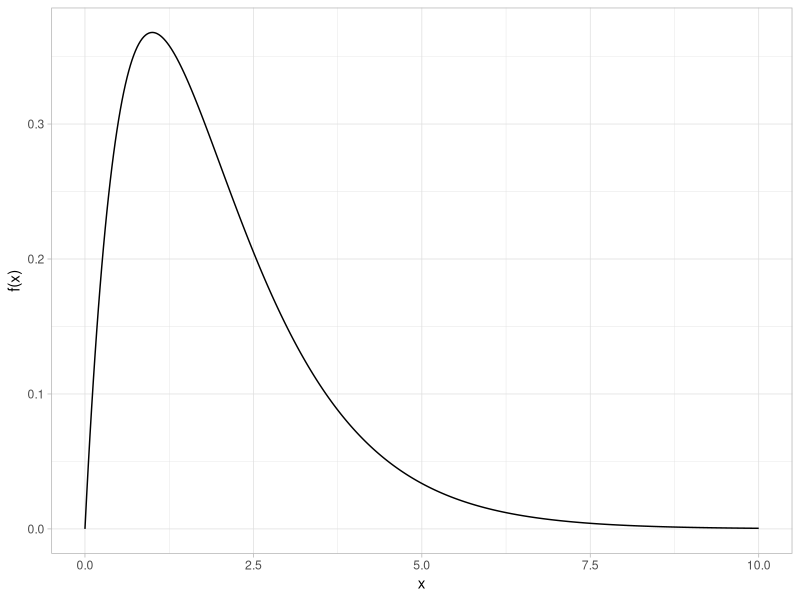
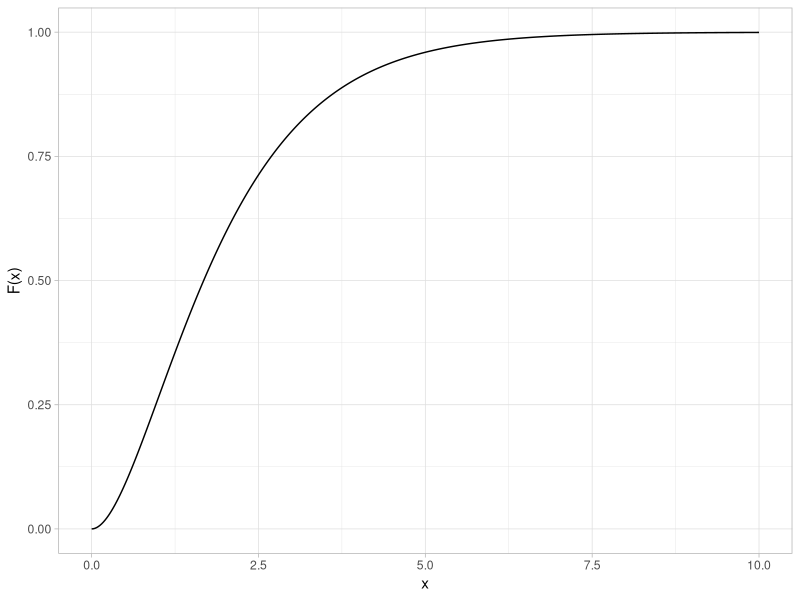
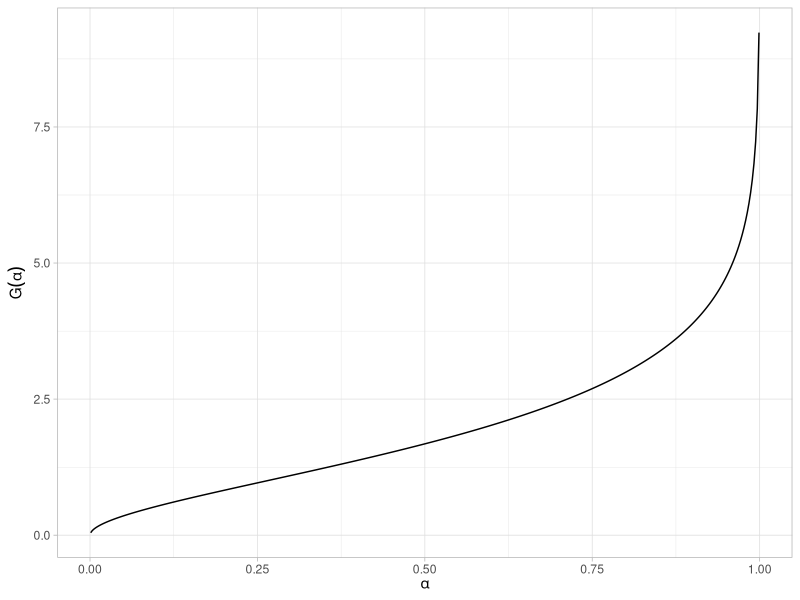
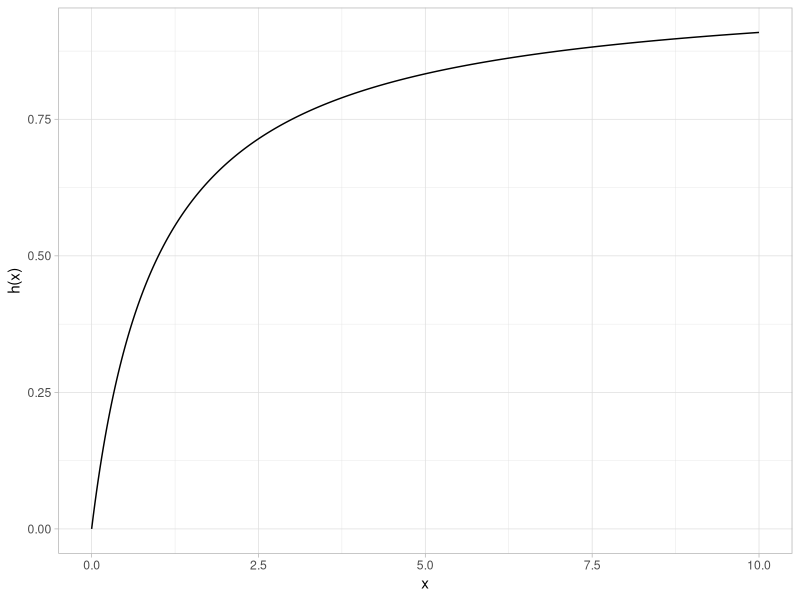
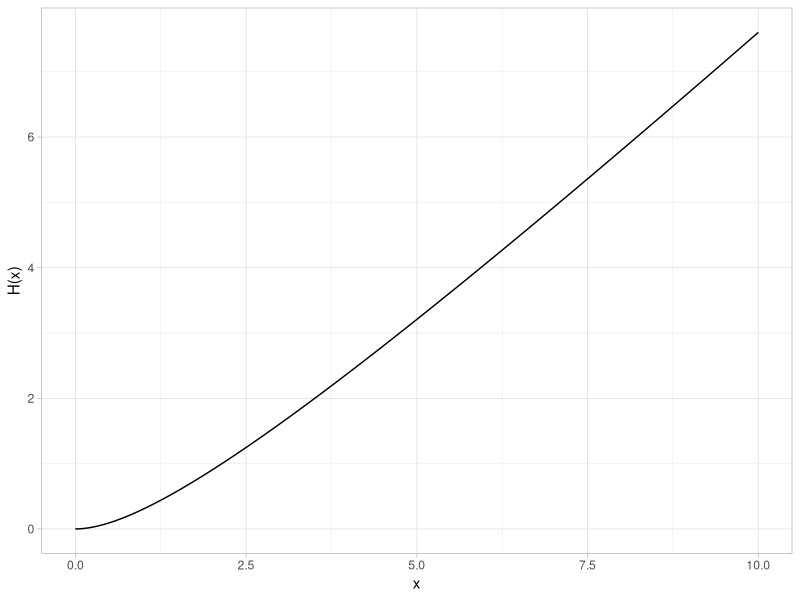
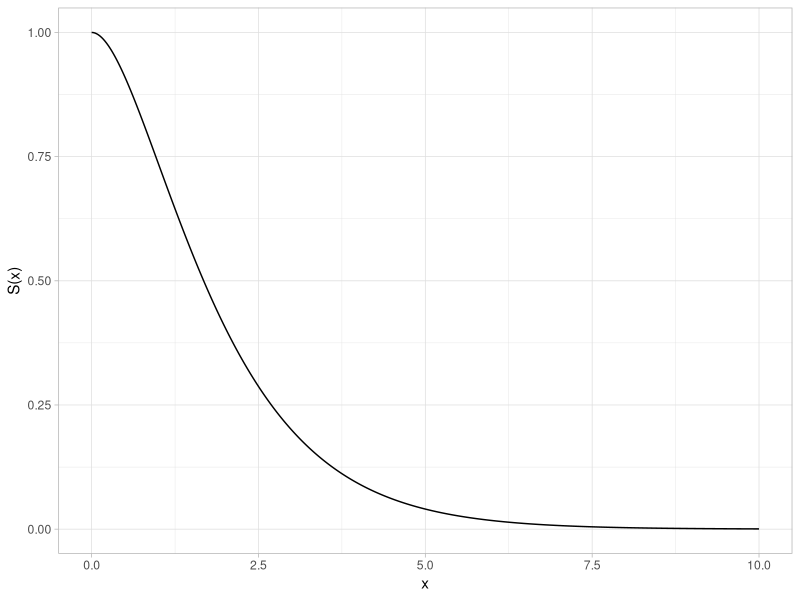
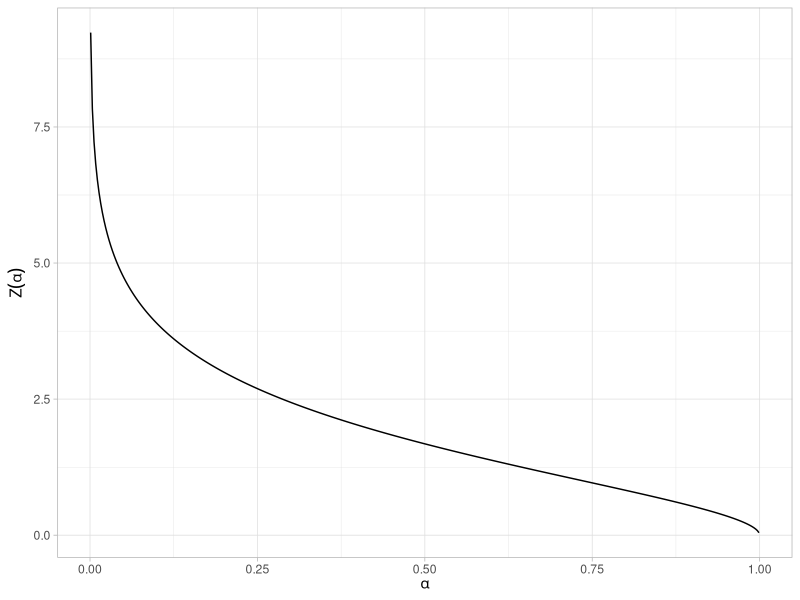

Recreate these plots in R, in order.
## ---- chunk 1
#| code-fold: true
#| label: fig-gamma-dist-pdf
#| fig-cap: "Standard gamma probability density function (shape = 2)"
#| message: false
library(tidyverse)

tibble(x = seq(0, 10, length.out = 401)) |>
  mutate(y = dgamma(x, shape = 2)) |>
  ggplot(aes(x, y)) +
  geom_line() +
  labs(x = "x", y = "f(x)") +
  theme_light()
## ---- chunk 2
#| code-fold: true
#| label: fig-gamma-dist-cdf
#| fig-cap: "Standard gamma cumulative distribution function (shape = 2)"
tibble(x = seq(0, 10, length.out = 401)) |>
  mutate(y = pgamma(x, shape = 2)) |>
  ggplot(aes(x, y)) +
  geom_line() +
  labs(x = "x", y = "F(x)") +
  theme_light()
## ---- chunk 3
#| code-fold: true
#| label: fig-gamma-dist-ppf
#| fig-cap: "Standard gamma percent point function (shape = 2)"
tibble(p = seq(0.001, 0.999, length.out = 401)) |>
  mutate(x = qgamma(p, shape = 2)) |>
  ggplot(aes(p, x)) +
  geom_line() +
  labs(x = expression(alpha), y = expression(G(alpha))) +
  theme_light()
## ---- chunk 4
#| code-fold: true
#| label: fig-gamma-dist-hazard
#| fig-cap: "Standard gamma hazard function (shape = 2)"
tibble(x = seq(0, 10, length.out = 401)) |>
  mutate(y = dgamma(x, shape = 2) / (1 - pgamma(x, shape = 2))) |>
  ggplot(aes(x, y)) +
  geom_line() +
  labs(x = "x", y = "h(x)") +
  theme_light()
## ---- chunk 5
#| code-fold: true
#| label: fig-gamma-dist-cumulative-hazard
#| fig-cap: "Standard gamma cumulative hazard function (shape = 2)"
tibble(x = seq(0, 10, length.out = 401)) |>
  mutate(y = -log(1 - pgamma(x, shape = 2))) |>
  ggplot(aes(x, y)) +
  geom_line() +
  labs(x = "x", y = "H(x)") +
  theme_light()
## ---- chunk 6
#| code-fold: true
#| label: fig-gamma-dist-survival
#| fig-cap: "Standard gamma survival function (shape = 2)"
tibble(x = seq(0, 10, length.out = 401)) |>
  mutate(y = 1 - pgamma(x, shape = 2)) |>
  ggplot(aes(x, y)) +
  geom_line() +
  labs(x = "x", y = "S(x)") +
  theme_light()
## ---- chunk 7
#| code-fold: true
#| label: fig-gamma-dist-inverse-survival
#| fig-cap: "Standard gamma inverse survival function (shape = 2)"
tibble(p = seq(0.001, 0.999, length.out = 401)) |>
  mutate(z = qgamma(1 - p, shape = 2)) |>
  ggplot(aes(p, z)) +
  geom_line() +
  labs(x = expression(alpha), y = expression(Z(alpha))) +
  theme_light()
